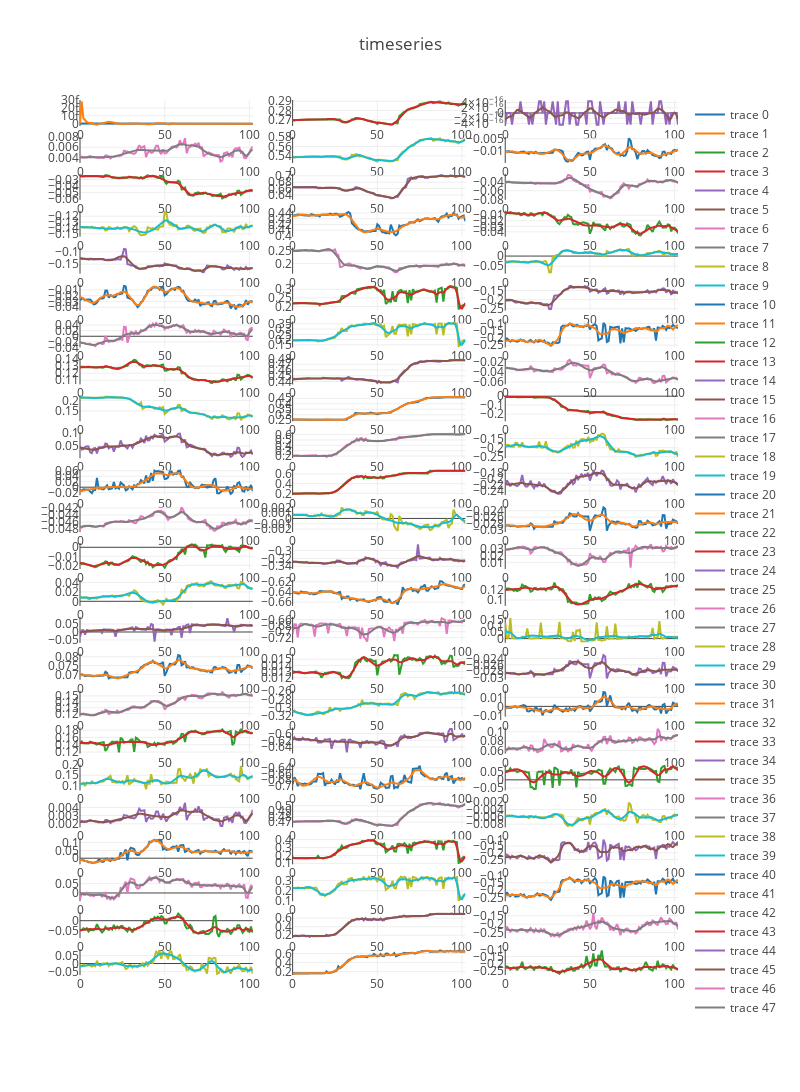

Write notebook code for a chart like this one.
### Code cell
fig = plot_timeseries(data, rs_data)
iplot(fig)
